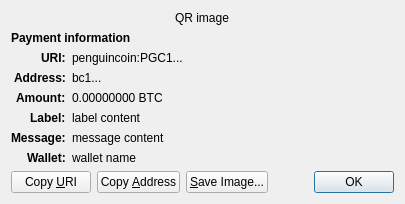
<?xml version="1.0" encoding="UTF-8"?>
<ui version="4.0">
 <class>ReceiveRequestDialog</class>
 <widget class="QDialog" name="ReceiveRequestDialog">
  <property name="geometry">
   <rect>
    <x>0</x>
    <y>0</y>
    <width>413</width>
    <height>229</height>
   </rect>
  </property>
  <property name="windowTitle">
   <string>Request payment to ...</string>
  </property>
  <layout class="QGridLayout" name="gridLayout" columnstretch="0,1">
   <property name="sizeConstraint">
    <enum>QLayout::SetFixedSize</enum>
   </property>
   <item row="0" column="0" colspan="2" alignment="Qt::AlignHCenter">
    <widget class="QRImageWidget" name="qr_code">
     <property name="text">
      <string notr="true">QR image</string>
     </property>
     <property name="textInteractionFlags">
      <set>Qt::NoTextInteraction</set>
     </property>
    </widget>
   </item>
   <item row="1" column="0" colspan="2">
    <widget class="QLabel" name="payment_header">
     <property name="font">
      <font>
       <weight>75</weight>
       <bold>true</bold>
      </font>
     </property>
     <property name="text">
      <string>Payment information</string>
     </property>
     <property name="textInteractionFlags">
      <set>Qt::NoTextInteraction</set>
     </property>
    </widget>
   </item>
   <item row="2" column="0" alignment="Qt::AlignRight|Qt::AlignTop">
    <widget class="QLabel" name="uri_tag">
     <property name="font">
      <font>
       <weight>75</weight>
       <bold>true</bold>
      </font>
     </property>
     <property name="text">
      <string notr="true">URI:</string>
     </property>
     <property name="textFormat">
      <enum>Qt::PlainText</enum>
     </property>
     <property name="textInteractionFlags">
      <set>Qt::NoTextInteraction</set>
     </property>
    </widget>
   </item>
   <item row="2" column="1" alignment="Qt::AlignTop">
    <widget class="QLabel" name="uri_content">
     <property name="text">
      <string notr="true">penguincoin:PGC1...</string>
     </property>
     <property name="textFormat">
      <enum>Qt::RichText</enum>
     </property>
     <property name="wordWrap">
      <bool>true</bool>
     </property>
     <property name="textInteractionFlags">
      <set>Qt::TextSelectableByMouse</set>
     </property>
    </widget>
   </item>
   <item row="3" column="0" alignment="Qt::AlignRight|Qt::AlignTop">
    <widget class="QLabel" name="address_tag">
     <property name="font">
      <font>
       <weight>75</weight>
       <bold>true</bold>
      </font>
     </property>
     <property name="text">
      <string>Address:</string>
     </property>
     <property name="textInteractionFlags">
      <set>Qt::NoTextInteraction</set>
     </property>
    </widget>
   </item>
   <item row="3" column="1" alignment="Qt::AlignTop">
    <widget class="QLabel" name="address_content">
     <property name="text">
      <string notr="true">bc1...</string>
     </property>
     <property name="textFormat">
      <enum>Qt::PlainText</enum>
     </property>
     <property name="textInteractionFlags">
      <set>Qt::TextSelectableByMouse</set>
     </property>
    </widget>
   </item>
   <item row="4" column="0" alignment="Qt::AlignRight|Qt::AlignTop">
    <widget class="QLabel" name="amount_tag">
     <property name="font">
      <font>
       <weight>75</weight>
       <bold>true</bold>
      </font>
     </property>
     <property name="text">
      <string>Amount:</string>
     </property>
     <property name="textInteractionFlags">
      <set>Qt::NoTextInteraction</set>
     </property>
    </widget>
   </item>
   <item row="4" column="1" alignment="Qt::AlignTop">
    <widget class="QLabel" name="amount_content">
     <property name="text">
      <string notr="true">0.00000000 BTC</string>
     </property>
     <property name="textFormat">
      <enum>Qt::PlainText</enum>
     </property>
     <property name="textInteractionFlags">
      <set>Qt::TextSelectableByMouse</set>
     </property>
    </widget>
   </item>
   <item row="5" column="0" alignment="Qt::AlignRight|Qt::AlignTop">
    <widget class="QLabel" name="label_tag">
     <property name="font">
      <font>
       <weight>75</weight>
       <bold>true</bold>
      </font>
     </property>
     <property name="text">
      <string>Label:</string>
     </property>
     <property name="textInteractionFlags">
      <set>Qt::NoTextInteraction</set>
     </property>
    </widget>
   </item>
   <item row="5" column="1" alignment="Qt::AlignTop">
    <widget class="QLabel" name="label_content">
     <property name="text">
      <string notr="true">label content</string>
     </property>
     <property name="textFormat">
      <enum>Qt::PlainText</enum>
     </property>
     <property name="wordWrap">
      <bool>true</bool>
     </property>
     <property name="textInteractionFlags">
      <set>Qt::TextSelectableByMouse</set>
     </property>
    </widget>
   </item>
   <item row="6" column="0" alignment="Qt::AlignRight|Qt::AlignTop">
    <widget class="QLabel" name="message_tag">
     <property name="font">
      <font>
       <weight>75</weight>
       <bold>true</bold>
      </font>
     </property>
     <property name="text">
      <string>Message:</string>
     </property>
     <property name="textInteractionFlags">
      <set>Qt::NoTextInteraction</set>
     </property>
    </widget>
   </item>
   <item row="6" column="1" alignment="Qt::AlignTop">
    <widget class="QLabel" name="message_content">
     <property name="text">
      <string notr="true">message content</string>
     </property>
     <property name="textFormat">
      <enum>Qt::PlainText</enum>
     </property>
     <property name="wordWrap">
      <bool>true</bool>
     </property>
     <property name="textInteractionFlags">
      <set>Qt::TextSelectableByMouse</set>
     </property>
    </widget>
   </item>
   <item row="7" column="0" alignment="Qt::AlignRight|Qt::AlignTop">
    <widget class="QLabel" name="wallet_tag">
     <property name="font">
      <font>
       <weight>75</weight>
       <bold>true</bold>
      </font>
     </property>
     <property name="text">
      <string>Wallet:</string>
     </property>
     <property name="textInteractionFlags">
      <set>Qt::NoTextInteraction</set>
     </property>
    </widget>
   </item>
   <item row="7" column="1" alignment="Qt::AlignTop">
    <widget class="QLabel" name="wallet_content">
     <property name="text">
      <string notr="true">wallet name</string>
     </property>
     <property name="textFormat">
      <enum>Qt::PlainText</enum>
     </property>
     <property name="wordWrap">
      <bool>true</bool>
     </property>
     <property name="textInteractionFlags">
      <set>Qt::TextSelectableByMouse</set>
     </property>
    </widget>
   </item>
   <item row="8" column="0" colspan="2">
    <layout class="QHBoxLayout" name="horizontalLayout">
     <item>
      <widget class="QPushButton" name="btnCopyURI">
       <property name="text">
        <string>Copy &amp;URI</string>
       </property>
       <property name="autoDefault">
        <bool>false</bool>
       </property>
      </widget>
     </item>
     <item>
      <widget class="QPushButton" name="btnCopyAddress">
       <property name="text">
        <string>Copy &amp;Address</string>
       </property>
       <property name="autoDefault">
        <bool>false</bool>
       </property>
      </widget>
     </item>
     <item>
      <widget class="QPushButton" name="btnSaveAs">
       <property name="text">
        <string>&amp;Save Image...</string>
       </property>
       <property name="autoDefault">
        <bool>false</bool>
       </property>
      </widget>
     </item>
     <item>
      <spacer name="horizontalSpacer_2">
       <property name="orientation">
        <enum>Qt::Horizontal</enum>
       </property>
       <property name="sizeHint" stdset="0">
        <size>
         <width>40</width>
         <height>20</height>
        </size>
       </property>
      </spacer>
     </item>
     <item>
      <widget class="QDialogButtonBox" name="buttonBox">
       <property name="focusPolicy">
        <enum>Qt::StrongFocus</enum>
       </property>
       <property name="standardButtons">
        <set>QDialogButtonBox::Ok</set>
       </property>
      </widget>
     </item>
    </layout>
   </item>
  </layout>
 </widget>
 <customwidgets>
  <customwidget>
   <class>QRImageWidget</class>
   <extends>QLabel</extends>
   <header>qt/qrimagewidget.h</header>
  </customwidget>
 </customwidgets>
 <tabstops>
  <tabstop>buttonBox</tabstop>
  <tabstop>btnCopyURI</tabstop>
  <tabstop>btnCopyAddress</tabstop>
  <tabstop>btnSaveAs</tabstop>
 </tabstops>
 <resources/>
 <connections>
  <connection>
   <sender>buttonBox</sender>
   <signal>accepted()</signal>
   <receiver>ReceiveRequestDialog</receiver>
   <slot>accept()</slot>
   <hints>
    <hint type="sourcelabel">
     <x>135</x>
     <y>230</y>
    </hint>
    <hint type="destinationlabel">
     <x>135</x>
     <y>126</y>
    </hint>
   </hints>
  </connection>
 </connections>
</ui>
